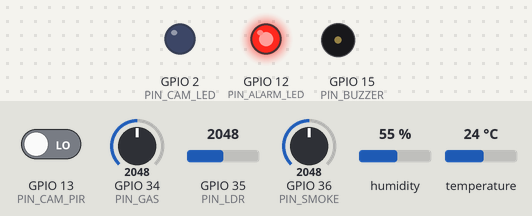
This sketch was run on a simulated ESP32. Parts: output pins drawn as LEDs (lit = HIGH), buzzer (waves = sounding). The inputs (shaded band) are chosen by the test bench; at power-on: GPIO 13 (PIN_CAM_PIR) LOW, GPIO 34 (PIN_GAS) = 2048, GPIO 35 (PIN_LDR) = 2048, GPIO 36 (PIN_SMOKE) = 2048, humidity 55 %, temperature 24 °C. WiFi joins after 1.5 s; servers stay silent unless stated; uploads are accepted with an empty reply; what the sketch prints to the serial monitor is not drawn.

Above: at 3.2 s.
3.3 s: GPIO 13 (PIN_CAM_PIR) driven HIGH
At 5.4 s:
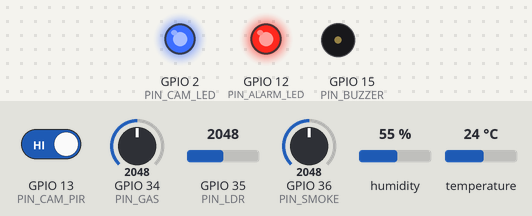
7.7 s: GPIO 34 (PIN_GAS) set to 670
11.2 s: GPIO 34 (PIN_GAS) set to 595
At 13.6 s:
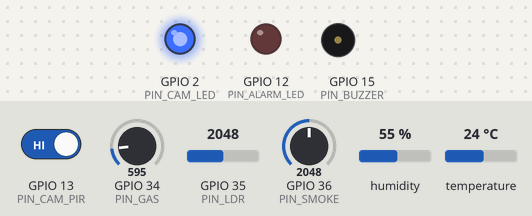
17.5 s: GPIO 34 (PIN_GAS) set to 740
At 19.8 s:
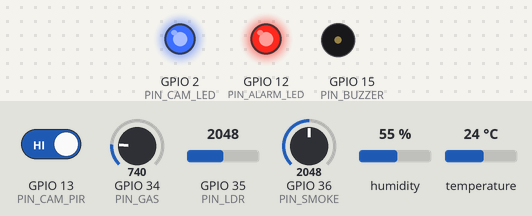
23.9 s: GPIO 34 (PIN_GAS) set to 216
At 25.2 s:
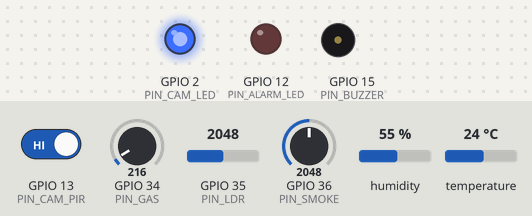
Timing chart, 0 to 26.9 s (numbered marks = the images above; inputs shaded):
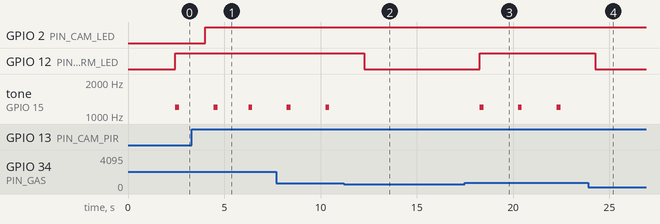

The sketch:

sketch.ino
```cpp
#include <Adafruit_Sensor.h>
#include <ArduinoJson.h>
#include <DHT.h>
#include <HTTPClient.h>
#include <WiFi.h>
#include <math.h>

// WiFi Configuration (Wokwi uses Wokwi-GUEST with empty password)
const char *WIFI_SSID = "Wokwi-GUEST";
const char *WIFI_PASSWORD = "";

// NEXUS Backend Telemetry Endpoints (with gateway fallback)
const char *SERVER_URLS[] = {
    "http://host.wokwi.internal:8000/api/sensors/batch",
    "http://10.0.2.2:8000/api/sensors/batch",
    "http://192.168.1.207:8000/api/sensors/batch",
    "http://localhost:8000/api/sensors/batch"};
const int NUM_SERVER_URLS = 4;
int active_url_idx = 0;

// Vision Event Endpoints (for Normal Camera presence sync)
const char *VISION_URLS[] = {"http://host.wokwi.internal:8000/api/vision/event",
                             "http://10.0.2.2:8000/api/vision/event",
                             "http://192.168.1.207:8000/api/vision/event",
                             "http://localhost:8000/api/vision/event"};

// Classroom 01 Hardware Pin Assignments
#define DHTPIN 4
#define DHTTYPE DHT22
#define PIN_GAS 34
#define PIN_SMOKE 36
#define PIN_LDR 35
#define PIN_CAM_PIR 13
#define PIN_CAM_LED 2
#define PIN_ALARM_LED 12
#define PIN_BUZZER 15

DHT dht(DHTPIN, DHTTYPE);

unsigned long last_transmit_ms = 0;
const unsigned long TRANSMIT_INTERVAL_MS = 2000;
int last_cam_state = -1;

void setup() {
  Serial.begin(115200);
  delay(500);
  Serial.println("\n========================================================");
  Serial.println(" [NEXUS-ESP32] Classroom 1 Unique Sensor Node Online");
  Serial.println(" Dedicated Sensors: DHT22, Smoke, Gas, LDR, Normal Camera");
  Serial.println(" Target Room: classroom_01 | Device ID: esp32_classroom01");
  Serial.println("========================================================\n");

  pinMode(PIN_GAS, INPUT);
  pinMode(PIN_SMOKE, INPUT);
  pinMode(PIN_LDR, INPUT);
  pinMode(PIN_CAM_PIR, INPUT);
  pinMode(PIN_CAM_LED, OUTPUT);
  pinMode(PIN_ALARM_LED, OUTPUT);
  pinMode(PIN_BUZZER, OUTPUT);

  dht.begin();

  // Connect to WiFi
  WiFi.begin(WIFI_SSID, WIFI_PASSWORD);
  Serial.print("[NEXUS-ESP32-CLASSROOM01] Connecting to WiFi");
  int attempts = 0;
  while (WiFi.status() != WL_CONNECTED && attempts < 20) {
    delay(500);
    Serial.print(".");
    attempts++;
  }

  if (WiFi.status() == WL_CONNECTED) {
    Serial.println("\n[NEXUS-ESP32-CLASSROOM01] WiFi Connected! IP: " +
                   WiFi.localIP().toString());
  } else {
    Serial.println("\n[NEXUS-ESP32-CLASSROOM01] Continuing in standalone TCP "
                   "serial mode...");
  }
}

void loop() {
  unsigned long now = millis();
  if (now - last_transmit_ms >= TRANSMIT_INTERVAL_MS) {
    last_transmit_ms = now;

    // 1. Read DHT22 Temperature & Humidity
    float temperature = dht.readTemperature();
    float humidity = dht.readHumidity();
    if (isnan(temperature))
      temperature = 21.8;
    if (isnan(humidity))
      humidity = 48.0;

    // 2. Read Gas Detector (knob 0-1023 == 0-1023 ppm)
    int raw_gas = analogRead(PIN_GAS);
    float gas_ppm = (float)raw_gas * (1023.0 / 4095.0);

    // 3. Read Smoke Detector (Optical Obscuration 0.0% - 100.0%)
    int raw_smoke = analogRead(PIN_SMOKE);
    float smoke_pct = (float)raw_smoke * (100.0 / 4095.0);

    // 4. Read LDR Photoresistor using Wokwi's official GAMMA=0.7, RL10=50k, R_series=10k transfer function
    int raw_ldr = analogRead(PIN_LDR);
    float v_ratio = (float)raw_ldr / 4095.0f;
    if (v_ratio < 0.0005f) v_ratio = 0.0005f;
    if (v_ratio > 0.9995f) v_ratio = 0.9995f;
    float r_ldr_kohm = 10.0f * v_ratio / (1.0f - v_ratio);
    float light_lux = 10.0f * powf(50.0f / r_ldr_kohm, 1.0f / 0.7f);
    if (light_lux < 0.0f) light_lux = 0.0f;
    if (light_lux > 100000.0f) light_lux = 100000.0f;

    // 5. Read Normal Camera Presence / Motion
    int cam_motion = digitalRead(PIN_CAM_PIR);

    // Camera Active Indicator: Blue LED illuminates when subject is detected
    digitalWrite(PIN_CAM_LED, cam_motion ? HIGH : LOW);

    // Formulate JSON Batch Payload for Classroom 01
    StaticJsonDocument<640> doc;
    doc["device_id"] = "esp32_classroom01";
    doc["room_id"] = "classroom_01";

    JsonArray readings = doc.createNestedArray("readings");

    JsonObject r_temp = readings.createNestedObject();
    r_temp["sensor_type"] = "temperature";
    r_temp["value"] = round(temperature * 10.0) / 10.0;
    r_temp["unit"] = "C";

    JsonObject r_hum = readings.createNestedObject();
    r_hum["sensor_type"] = "humidity";
    r_hum["value"] = round(humidity * 10.0) / 10.0;
    r_hum["unit"] = "%";

    JsonObject r_gas = readings.createNestedObject();
    r_gas["sensor_type"] = "gas";
    r_gas["value"] = round(gas_ppm);
    r_gas["unit"] = "ppm";

    JsonObject r_smoke = readings.createNestedObject();
    r_smoke["sensor_type"] = "smoke";
    r_smoke["value"] = round(smoke_pct * 10.0) / 10.0;
    r_smoke["unit"] = "%";

    JsonObject r_light = readings.createNestedObject();
    r_light["sensor_type"] = "light";
    r_light["value"] = round(light_lux);
    r_light["unit"] = "lux";
    r_light["calibrated"] = true;

    JsonObject r_motion = readings.createNestedObject();
    r_motion["sensor_type"] = "motion";
    r_motion["value"] = cam_motion;
    r_motion["unit"] = "state";

    String json_payload;
    serializeJson(doc, json_payload);

    // Print for TCP Serial monitor bridge (port 4001 or 4000)
    Serial.println("[NEXUS-ESP32] Telemetry packet: " + json_payload);

    // Multi-Sensor ML Fusion Hazard Evaluation:
    // 1. Fire Conflagration requires 3-sensor corroboration: High Temp (>= 32°C) + Smoke (>= 6%) + High Lux flame light (>= 700 lux).
    //    High Temp + Smoke WITHOUT High Lux (e.g. 500 lux normal light or 20 lux dark) means no flame radiance -> no fire hazard!
    // 2. Gas leak hazard triggers on correlated Temp/Smoke + Gas (>= 160 ppm) or standalone Gas (>= 200 ppm).
    bool ldr_fire_signature = (light_lux >= 700.0);
    bool fire_hazard = (temperature >= 32.0 && smoke_pct >= 6.0 && ldr_fire_signature);
    bool gas_hazard =
        (temperature >= 32.0 && gas_ppm >= 160.0) ||
        (smoke_pct >= 6.0 && gas_ppm >= 160.0) ||
        (gas_ppm >= 200.0);
    bool ml_hazard_concluded = fire_hazard || gas_hazard;

    // Transmit via HTTP POST with gateway fallback & check backend ML response
    if (WiFi.status() == WL_CONNECTED) {
      bool sent = false;
      for (int i = 0; i < NUM_SERVER_URLS; i++) {
        int idx = (active_url_idx + i) % NUM_SERVER_URLS;
        HTTPClient http;
        http.begin(SERVER_URLS[idx]);
        http.addHeader("Content-Type", "application/json");
        http.setTimeout(1200);
        int http_code = http.POST(json_payload);
        if (http_code == 200) {
          active_url_idx = idx;
          sent = true;
          String resp = http.getString();
          StaticJsonDocument<256> resp_doc;
          if (deserializeJson(resp_doc, resp) == DeserializationError::Ok) {
            if (resp_doc.containsKey("hazard_detected")) {
              ml_hazard_concluded = resp_doc["hazard_detected"].as<bool>();
            }
          }
          http.end();
          break;
        }
        http.end();
      }
      if (!sent) {
        Serial.println(
            "[NEXUS-ESP32-CLASSROOM01] POST attempted on all gateway URLs");
      }

      // Sync camera presence to /api/vision/event if camera state changed
      if (cam_motion != last_cam_state) {
        last_cam_state = cam_motion;
        StaticJsonDocument<256> vdoc;
        vdoc["room_id"] = "classroom_01";
        vdoc["event_type"] = cam_motion ? "PERSON_DETECTED" : "NO_SUBJECT";
        vdoc["confidence"] = 0.95;
        vdoc["occupancy_count"] = cam_motion ? 1 : 0;
        String vpayload;
        serializeJson(vdoc, vpayload);

        HTTPClient vhttp;
        vhttp.begin(VISION_URLS[active_url_idx]);
        vhttp.addHeader("Content-Type", "application/json");
        vhttp.setTimeout(1000);
        vhttp.POST(vpayload);
        vhttp.end();
      }
    }

    // Hazard Alert: Only activate alarm LED & Buzzer when ML / multi-sensor fusion concludes danger
    if (ml_hazard_concluded) {
      digitalWrite(PIN_ALARM_LED, HIGH);
      tone(PIN_BUZZER, 1200, 200);
    } else {
      digitalWrite(PIN_ALARM_LED, LOW);
      noTone(PIN_BUZZER);
    }
  }
}
```

Measured:
- the behaviour switches between 641 and 640 on GPIO 34 (PIN_GAS) (found by bisection; images 1 and 2)
- after the input at 3.3 s, GPIO 2 (PIN_CAM_LED): LOW → HIGH after 0.72 s
- after the input at 11.2 s, GPIO 12 (PIN_ALARM_LED): HIGH → LOW after 1.1 s; tone on GPIO 15 (PIN_BUZZER): stops changing and stays silent
- after the input at 17.5 s, GPIO 12 (PIN_ALARM_LED): LOW → HIGH after 0.76 s; tone on GPIO 15 (PIN_BUZZER): alternates 1200 Hz for 0.20 s and silent for 1.8 s, starting after 0.76 s
- after the input at 23.9 s, GPIO 12 (PIN_ALARM_LED): HIGH → LOW after 0.36 s; tone on GPIO 15 (PIN_BUZZER): stops changing and stays silent
- by itself, tone on GPIO 15 (PIN_BUZZER): alternates 1200 Hz for 0.20 s and silent for 1.6 s
